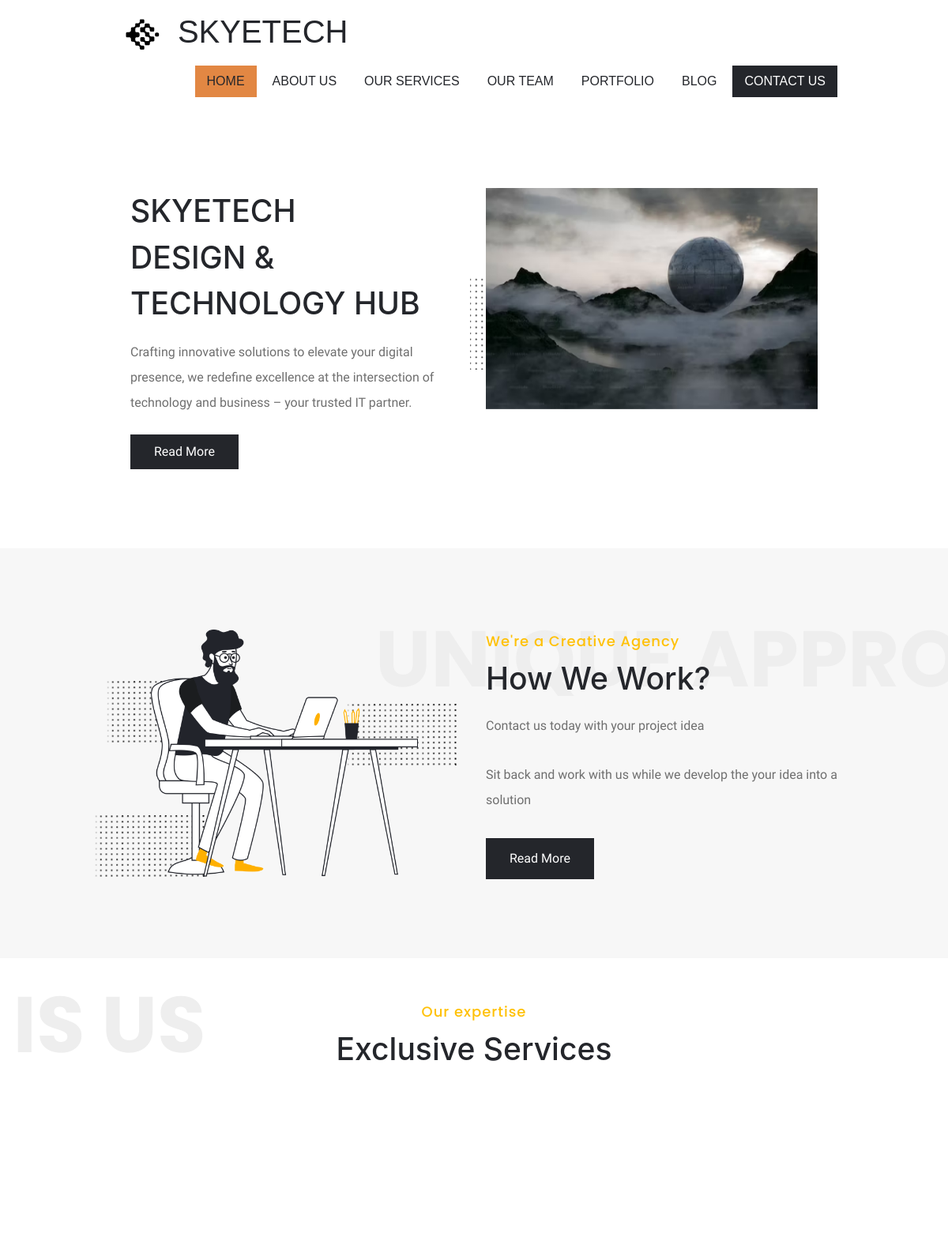
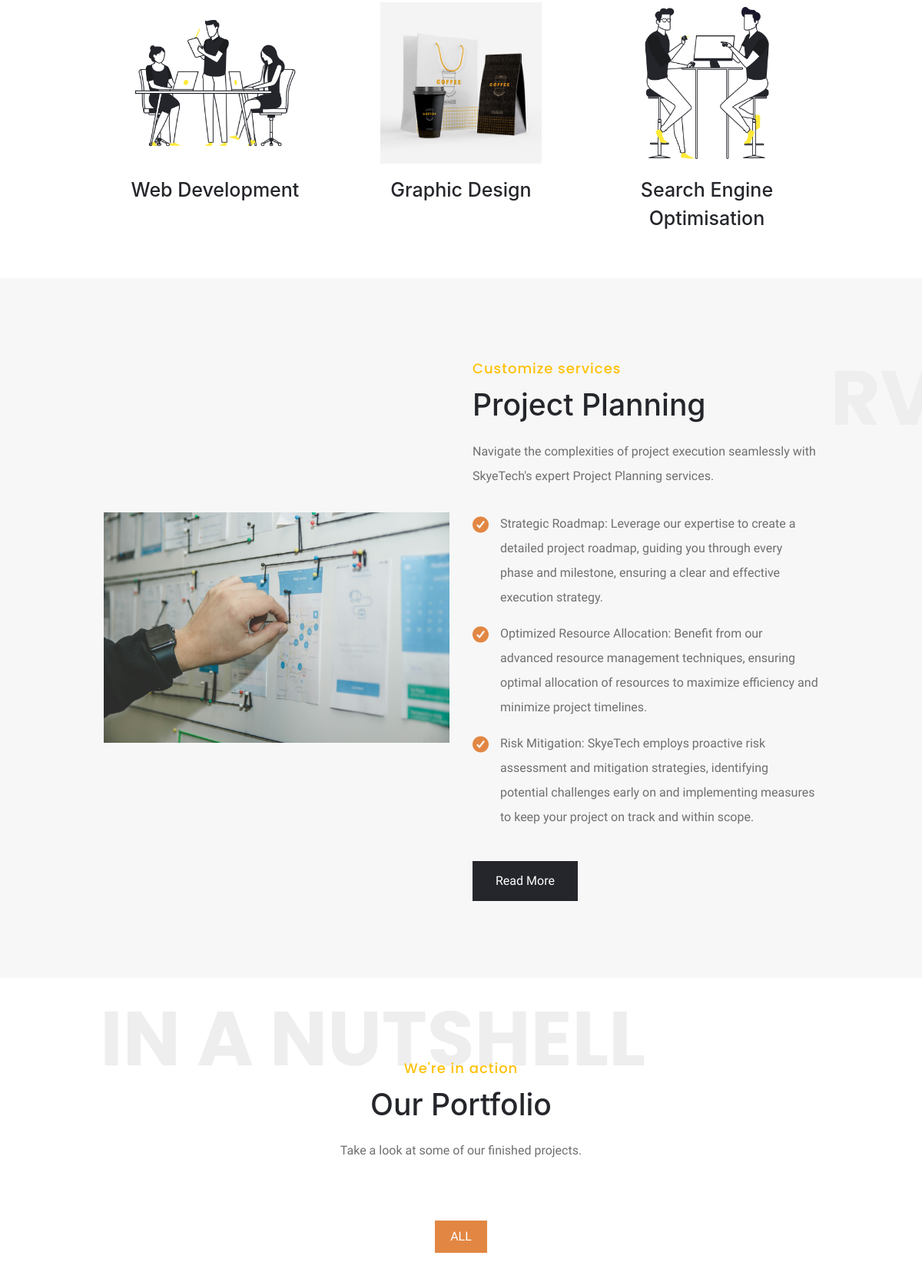
The page / (upper part) on the database its author committed (2 pictures, top to bottom).
### home/models.py (models this page shows, shortened)
class Services(models.Model):
    name=models.CharField(max_length=225)
    description=models.TextField(blank=True)
    image=models.ImageField(upload_to='services/', blank=True, null=True)
    class Meta:
        verbose_name_plural = 'Services'

### home/views.py (the view)
# urls.py: path('', HomeView.as_view(), name='home'),
def home(request):
    team=Member.objects.all()
    services=Services.objects.all()
    context={
        'team':team,
        'services':services,
    }
    return render(request, 'index.html', context)

### templates/index.html (shortened to what this page needs)
{% extends "base.html" %}
{% load static %}
{% block content %}
   <div class="container">
   <div class="iq-banner">
      <div class="row slider-row justify-content-between">
         <div class="col-lg-6 align-self-center">
            <div class="slider-banner">
               <h2 class="text-uppercase mb-3">Skyetech<br>Design & Technology Hub</h2>
               <p class="pr-lg-4 mb-4">Crafting innovative solutions to elevate your digital presence, we redefine excellence at the intersection of technology and business – your trusted IT partner.</p>
               <a href="{% url 'about' %}" class="btn slide-button button">Read More</a>
            </div>
         </div>
         <div class="col-lg-6">
            <div class="slider-image-1 slide-1">
               <img class="banner-img img-fluid center-block wow bounce" src="{% static 'images/header.avif' %}" alt="">
            </div>
         </div>
         </div>
   </div>
   </div>
   <div class="main-content">
      <section id="iq-aboutus" class="iq-aboutus overview-block-ptb gray-bg">
         <div class="container">
            <div class="row align-items-center">
               <div class="col-lg-6 text-center">
                  <img src="{% static 'images/about/01.png' %}" class="img-fluid w-75" alt="#">
                  <div class="iq-objects-style-1">
                     <span class="iq-objects-01" data-bottom="transform:translatey(-50px)" data-top="transform:translatey(-50px);">
                        <img src="{% static 'images/effect/dotted-pattern-black.png' %}" alt="drive02">
                     </span>
                     <span class="iq-objects-02" data-bottom="transform:translatey(50px)" data-top="transform:translatey(-100px);">
                     </span>
                     <span class="iq-objects-03" data-bottom="transform:translatex(50px)" data-top="transform:translatex(-100px);">
                     </span>
                  </div>
               </div>
               <div class="col-lg-6">
                  <div class="title-box text-left">
                     <span class="text-warning">We're a Creative Agency</span>
                     <h2 class="title">How We Work?</h2>
                     <p class="mb-0">Contact us today with your project idea</p>
                  </div>
                  <p>Sit back and work with us while we develop the your idea into a solution</p>
                  <a class="button mt-3" href="#">Read More</a>
               </div>
            </div>
         </div>
         <div class="scrolling-text top right default">
            <div data-bottom="transform:translatex(300px)" data-top="transform:translatex(0);">Unique Approach</div>
         </div>
      </section>
      <section class="iq-features">
         <div class="container">
            <div class="row">
               <div class="col-lg-12 col-md-12">
                  <div class="title-box text-center">
                     <span class="text-warning">Our expertise</span>
                     <h2 class="title">Exclusive Services</h2>
                  </div>
               </div>
            </div>
            <div class="row">
               {% for service in services %}
               {% if forloop.counter <= 3 %}
               <div class="col-lg-4 mb-lg-0 mb-5">
                  <div class="future-services text-center">
                     <div class="future-img mb-3">
                        <img src="{{service.image.url}}" class="img-fluid" alt="{{service.name}}">
                     </div>
                     <h4 class="mb-2">{{service.name}}</h4>
                  </div>
               </div>
               {% endif %}
               {% endfor %}
            </div>
         </div>
         <div class="scrolling-text top left default">
            <div data-bottom="transform:translatex(-300px)" data-top="transform:translatex(0);">This Is Us</div>
         </div>
      </section>
      <section class="iq-project gray-bg">
         <div class="container gray-bg">
            <div class="row align-items-center">
               <div class="col-lg-6 text-center">
                  <img src="{% static 'images/planning.jpg' %}" class="img-fluid" alt="#">
                  <div class="iq-objects-style-1">
                     <span class="iq-objects-01" data-bottom="transform:translatey(-50px)" data-top="transform:translatey(-50px);">
                     </span>
                     <span class="iq-objects-02" data-bottom="transform:translatey(50px)" data-top="transform:translatey(-100px);">
                     </span>
                     <span class="iq-objects-03" data-bottom="transform:translatex(50px)" data-top="transform:translatex(-100px);">
                     </span>
                  </div>
               </div>
               <div class="col-lg-6">
                  <div class="title-box text-left">
                     <span class="text-warning">Customize services</span>
                     <h2 class="title">Project Planning</h2>
                     <p class="mb-0">Navigate the complexities of project execution seamlessly with SkyeTech's expert Project Planning services.</p>
                  </div>
                  <ul class="iq-list">
                     <li><i class="ion ion-checkmark-circled"></i><span>Strategic Roadmap: Leverage our expertise to create a detailed project roadmap, guiding you through every phase and milestone, ensuring a clear and effective execution strategy.</span></li>
                     <li><i class="ion ion-checkmark-circled"></i><span>Optimized Resource Allocation: Benefit from our advanced resource management techniques, ensuring optimal allocation of resources to maximize efficiency and minimize project timelines.</span></li>
                     <li><i class="ion ion-checkmark-circled"></i><span>Risk Mitigation: SkyeTech employs proactive risk assessment and mitigation strategies, identifying potential challenges early on and implementing measures to keep your project on track and within scope.</span></li>
                  </ul>
                  <a class="button " href="#">Read More</a>
               </div>
            </div>
         </div>
         <div class="scrolling-text top right default">
            <div data-bottom="transform:translatex(300px)" data-top="transform:translatex(0);">Integrated Services</div>
         </div>
      </section>
      <section id="our-portfolio" class="iq-portfolio-page overview-block-ptb gray-light-bg">
         <div class="container">
            <div class="row">
               <div class="col-lg-12">
                  <div class="title-box text-center">
                     <span class="text-warning">We're in action</span>
                     <h2 class="title">Our Portfolio</h2>
                     <p class="mb-0">Take a look at some of our finished projects.</p>
                  </div>
               </div>
            </div>
            <div class="row">
               <div class="col-sm-12">
                  <div class="iq-masonry-block">
                     <div class="isotope-filters isotope-tooltip">
                        <button data-filter="" class="active">All</button>
                     </div>
                  </div>
               </div>
            </div>
         </div>
         <div class="scrolling-text top right default">
            <div data-bottom="transform:translatex(-300px)" data-top="transform:translatex(0);">In a Nutshell</div>
         </div>
      </section>
   </div>
{% endblock %}

### static/css/typography.css (style rules this page uses)
body { font-weight: 500; font-style: normal; padding: 0; font-size: 1em; line-height: 2; color: #6f6f6f; }
a, .btn { -webkit-transition: all 0.5s ease-out 0s; -moz-transition: all 0.5s ease-out 0s; -ms-transition: all 0.5s ease-out 0s; -o-transition: all 0.5s ease-out 0s; transition: all 0.5s ease-out 0s; }
a, button, input { outline: medium none !important; color: #ffffff; }
h1, h2, h3, h4, h5, h6, .display-1 { font-family: 'SF Pro Display', sans-serif; color: #24262b; margin: 0; -ms-word-wrap: break-word; word-wrap: break-word; line-height: 1.5em; font-weight: 500; text-transform: capitalize; }
h2 { font-size: 2.441em; }
h4 { font-size: 1.563em; }
.container { max-width: 1170px; }
section { position: relative; background: #ffffff; padding: 100px 0; display: block; width: 100%; overflow: hidden; z-index: 999; }
section.gray-bg { padding: 100px 0px; }
.overview-block-ptb { padding-top: 100px; padding-bottom: 100px; }
ul { margin: 0px; padding: 0px; }
.gray-bg { background: #F7F7F7 }
.button { padding: 10px 30px; background-color: #24262b; font-weight: 400; color: #ffffff!important; border-radius: 0; -webkit-border-radius: 0; display: inline-block; cursor: pointer; border: none; }
.title-box { margin-bottom: 75px; }
.title-box span { font-family: Poppins,sans-serif;font-size: 18px; font-weight: 500;letter-spacing: 1px;color: #24262b;display: inline-block; }
.title-box .title { margin-bottom: 15px; display: block; width: auto; }
.title-box.text-left { margin-bottom: 30px; }
.scrolling-text { position: absolute; top: 5%; left: 6%; font-size: 100px; z-index: -1; line-height: 94px; font-family: 'Poppins', sans-serif; font-weight: bold; text-transform: uppercase; color: #eeeeee; }
.scrolling-text.right { right: 5%; left: inherit; }
.img-fluid { position: relative; }
.iq-objects-style-1 { position: absolute; left: 0; top: 0; display: inline-block; width: 100%; height: 100%;z-index: -1; }
.iq-objects-style-1 .iq-objects-01 { position: absolute; bottom: -50px; left: 0; }
.iq-objects-style-1 .iq-objects-01 img { width:auto; }
.iq-objects-style-1 .iq-objects-02 { position: absolute; top: 15px; left: 15px; }
.iq-objects-style-1 .iq-objects-03 { position: absolute; top: 30%; right: 15%; }

### static/css/style.css (style rules this page uses)
.iq-banner { float: left; width: 100%; overflow: hidden; position: relative; padding: 100px 30px; }
.slide-1 { position: relative; }
.iq-aboutus .scrolling-text { top: 18%; }
.iq-features .scrolling-text { top: 5%; }
.iq-project .scrolling-text { top: 12%; }
.iq-portfolio-page .scrolling-text { top: 8%; }
.iq-portfolio-page.gray-light-bg .scrolling-text { top: 3%; }
.iq-features .future-services { margin-top: 120px; }
.future-img { padding: 40px 40px 0; }
.iq-list { margin: 0 0 30px 0; padding: 0; display: inline-block; width: 100%; }
.iq-list li { margin-bottom: 15px; list-style: none; }
.iq-list li:last-child { margin-bottom: 0; }
.iq-list li i { float: left; font-size: 24px; margin-top: 5px; margin-right: 15px; color: #e28743; }
.iq-list li span { display: table-cell; }
.isotope-filters { display: table; margin: 0 auto 40px; text-align: center; -webkit-border-radius: 0; -moz-border-radius: 0; border-radius: 0; }
.isotope-filters button { margin: 0 4px; cursor: pointer; padding: 5px 20px; -webkit-border-radius: 0; -moz-border-radius: 0; border-radius: 0; background: transparent; color: #24262b; border: none; font-weight: normal; text-transform: uppercase; transition: all 0.5s ease-in-out; -webkit-transition: all 0.5s ease-in-out; -o-transition: all 0.5s ease-in-out; -ms-transition: all 0.5s ease-in-out; -webkit-transition: all 0.5s ease-in-out; }
.isotope-filters button.active, .isotope-filters button:hover { background: #e28743; color: #ffffff; }

### static/css/responsive.css (style rules this page uses)
@media (min-width:576px) { .container { max-width: 540px } }
@media (min-width:768px) { .container { max-width: 720px } }
@media (min-width:992px) { .container { max-width: 960px } }
@media (max-width:1399px) { section { padding: 100px 0; } }
@media (max-width:1365px) { section { padding: 50px 0; } }

### templates/base.html (style rules this page uses)
body { font-family: 'Hedvig Letters Sans', 'SF Pro Display', 'DM Mono', 'Inter'; }
.img-fluid { object-fit: contain; }

### rows shown on the page
Services: image (picture), name "Web Development"
Services: image (picture), name "Graphic Design"
Services: image (picture), name "Search Engine Optimisation"
